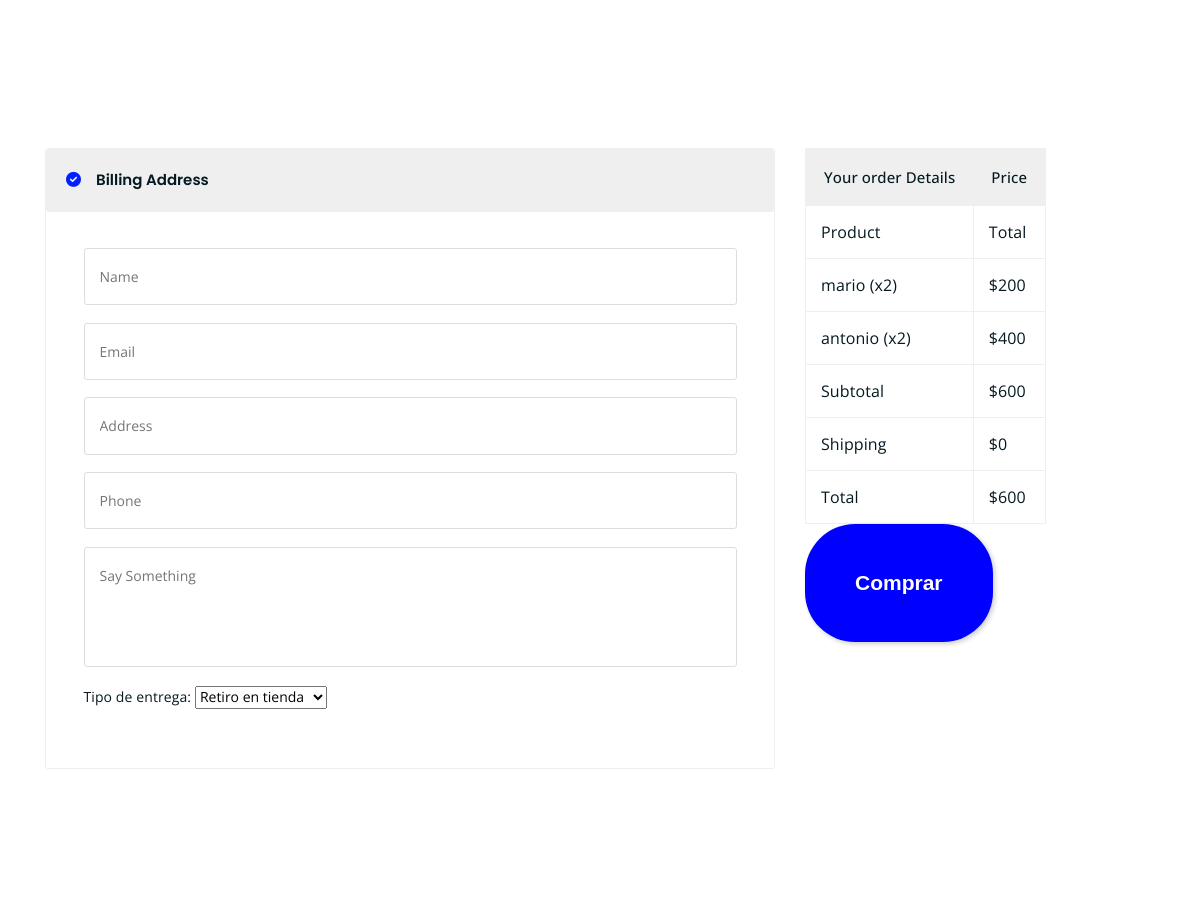
Before: /checkout (signed in, middle part) with the older database file.
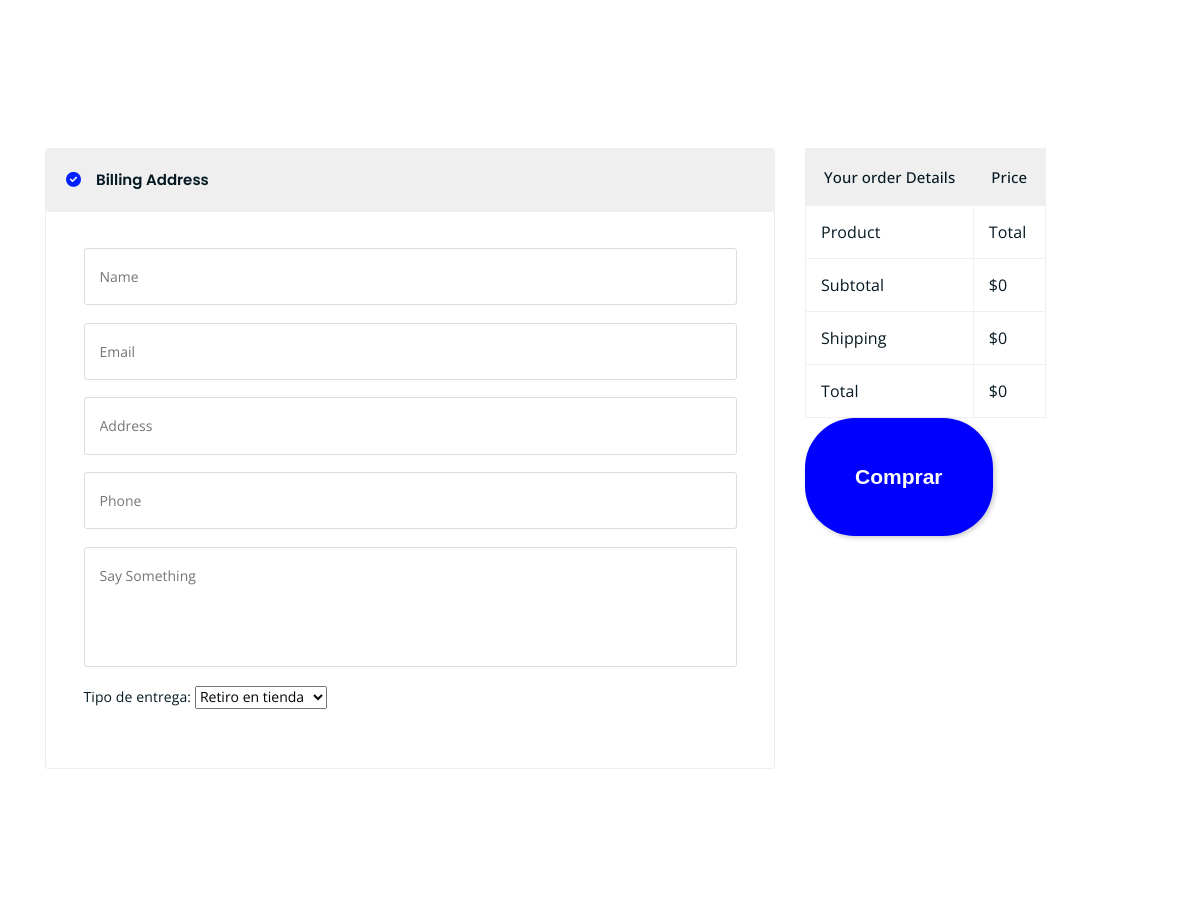
After: the same page with the newer database file.
### core/models.py (models this page shows, shortened)
class Producto(models.Model):
    nombre = models.CharField(max_length=50)
    precio = models.IntegerField()
    stock = models.IntegerField()
    descripcion = models.CharField(max_length=250)
    tipo = models.ForeignKey(TipoProducto, on_delete=models.CASCADE)
    vencimiento = models.DateField(default=date.today)
    imagen = models.ImageField(null=True,blank=True)
    vigente = models.BooleanField()

### core/views.py (the view, shortened to what this page needs)
# urls.py: path('checkout', checkout , name="checkout"),
def checkout(request):
    carrito_items = Carrito.objects.filter(usuario=request.user)
    total_precio = sum(item.producto.precio * item.cantidad_agregada for item in carrito_items)
    productos_en_carrito = [{
        'producto': item.producto,
        'cantidad_agregada': item.cantidad_agregada,
        'subtotal_producto': item.producto.precio * item.cantidad_agregada
    } for item in carrito_items]
    costo_envio = 0
    data = {
        'productos_en_carrito': productos_en_carrito,
        'total_precio': total_precio,
        'costo_envio': costo_envio,
        'total_final': total_precio + costo_envio,
        'stripe_publishable_key': settings.STRIPE_PUBLISHABLE_KEY
    }
    return render(request, 'core/checkout.html', data)

### core/templates/core/checkout.html (shortened to what the changed rows need)
{% extends 'core/base.html' %}
{% load static %}
{% block contenido %}
<div class="checkout-section mt-150 mb-150">
    <div class="container">
        <div class="row">
            <div class="col-lg-4">
                <div class="order-details-wrap">
                    <table class="order-details">
                        <thead>
                            <tr>
                                <th>Your order Details</th>
                                <th>Price</th>
                            </tr>
                        </thead>
                        <tbody class="order-details-body">
                            {% for item in productos_en_carrito %}
                            <tr>
                                <td>{{ item.producto.nombre }} (x{{ item.cantidad_agregada }})</td>
                                <td>${{ item.subtotal_producto }}</td>
                            </tr>
                            {% endfor %}
                        </tbody>
                        <tbody class="checkout-details">
                            <tr>
                                <td>Subtotal</td>
                                <td>${{ total_precio }}</td>
                            </tr>
                            <tr>
                                <td>Total</td>
                                <td id="total_cost">${{ total_precio }}</td>
                            </tr>
                        </tbody>
                    </table>
                </div>
            </div>
        </div>
    </div>
</div>
{% endblock %}

Changed rows visible on the page:
removed Producto: producto.nombre "mario", cantidad_agregada "2", subtotal_producto "200"
no longer on this page (row edited): Producto: producto.nombre "antonio", cantidad_agregada "2", subtotal_producto "400"
Other visible differences:
{{ total_precio }}: "600" → "0"
